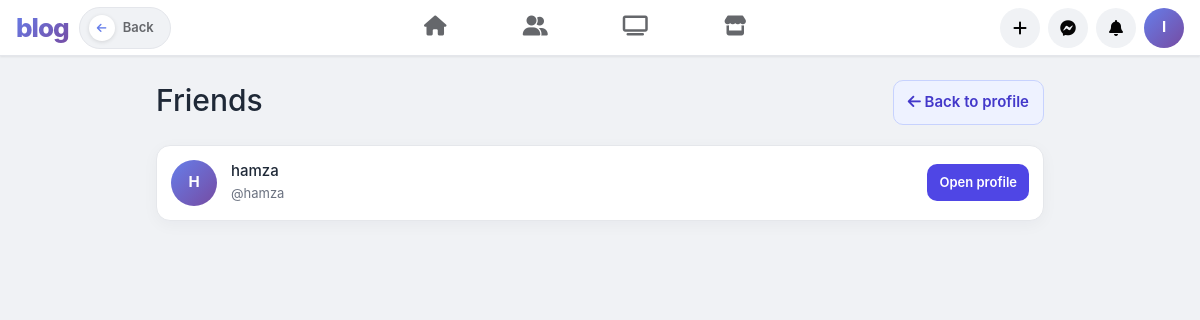
The page /friends/ (signed in) on the database as committed earlier.
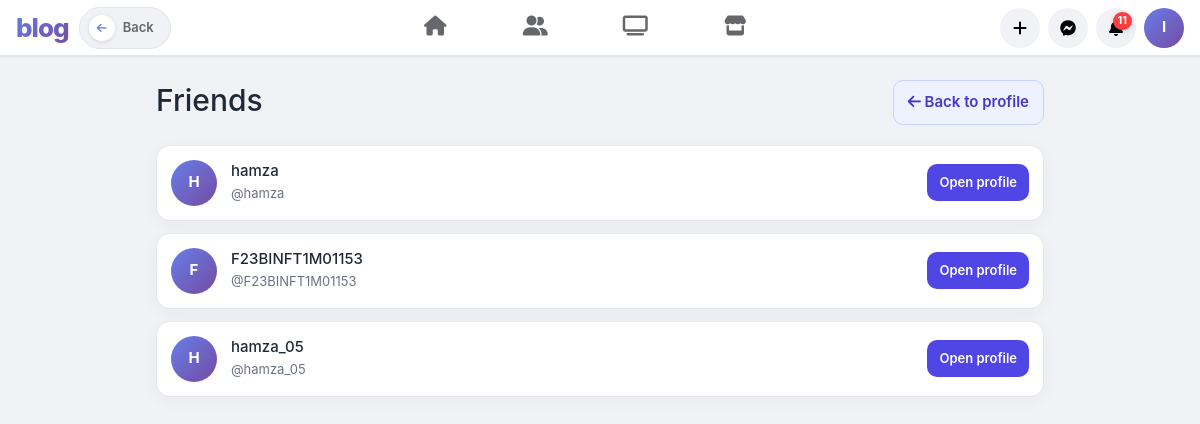
The same page on the database as committed later.
### blog/models.py (models this page shows)
class CustomUser(AbstractUser):
    email = models.EmailField(unique=True)

### blog/views.py (the view)
# urls.py: path("friends/", friends_list_view, name="friends_list"),
@login_required
def friends_list_view(request):
    following = CustomUser.objects.filter(
        followed_by_users__follower=request.user
    ).distinct()
    followers = CustomUser.objects.filter(
        following_users__following=request.user
    ).distinct()
    friends = following.intersection(followers)
    return render(request, "profile/friends_list.html", {"friends": friends})

### blog/context_processors.py (called while the page is built)
def notifications_badge(request):
    if request.user.is_authenticated:
        cache_key = f"unread_notifications_{request.user.id}"
        unread_count = cache.get(cache_key)
        if unread_count is None:
            unread_count = Notification.objects.filter(
                user=request.user, is_read=False
            ).count()
            cache.set(cache_key, unread_count, 30)
    else:
        unread_count = 0
    return {"unread_notifications_count": unread_count}

def navbar_context(request):
    cache_key = "all_categories_navbar"
    all_categories = cache.get(cache_key)
    if all_categories is None:
        all_categories = list(Category.objects.all().order_by("name"))
        cache.set(cache_key, all_categories, 3600)
    selected_category_ids = []
    if request.GET:
        selected_category_ids = [
            int(id) for id in request.GET.getlist("categories") if id and id != "all"
        ]
    return {
        "all_categories": all_categories,
        "selected_category_ids": selected_category_ids,
    }

### templates/profile/friends_list.html (shortened to what this page needs)
{% extends 'base.html' %}
{% block content %}
<div class="connections-page">
    <div class="connections-header">
        <div>
            <h1> Friends</h1>
        </div>
        <a href="{% url 'blog:profile' %}" class="back-btn">
            <i class="fas fa-arrow-left"></i> Back to profile
        </a>
    </div>
    {% if friends %}
        <div class="users-grid">
            {% for friend in friends %}
                <article class="user-card">
                    <div class="user-avatar">{{ friend.username|first|upper }}</div>
                    <div class="user-info">
                        <h3>{{ friend.get_full_name|default:friend.username }}</h3>
                        <p>@{{ friend.username }}</p>
                    </div>
                    <a href="{% if friend.id == request.user.id %}{% url 'blog:profile' %}{% else %}{% url 'blog:other_profile' friend.id %}{% endif %}" class="open-profile-btn">
                        Open profile
                    </a>
                </article>
            {% endfor %}
        </div>
    {% else %}
        <div class="empty-state">
            <i class="fas fa-users-slash"></i>
            <p>You don't have any friends yet. Start following people who follow you back!</p>
        </div>
    {% endif %}
</div>
{% endblock %}

### templates/base.html (shortened to what this page needs)
<!DOCTYPE html>
<html lang="en">
<head>
    <link rel="stylesheet" href="https://cdn.jsdelivr.net/npm/bootstrap@5.3.0/dist/css/bootstrap.min.css">
    <link rel="stylesheet" href="https://cdnjs.cloudflare.com/ajax/libs/font-awesome/6.4.0/css/all.min.css">
</head>
<body>
<nav class="fb-nav">
    <a href="{% url 'blog:filter_by_category' %}" class="fb-nav-brand">blog</a>
    <button onclick="history.back()" class="fb-back-btn" type="button" title="Go Back">
        <span class="back-icon"><i class="fas fa-arrow-left"></i></span>
        <span>Back</span>
    </button>
    <div class="fb-nav-tabs">
        <a href="{% url 'blog:home' %}"
           class="fb-nav-tab {% block nav_home %}{% endblock %}"
           title="Home">
            <i class="fas fa-home"></i>
        </a>
        <a href="{% url 'blog:friends_list' %}"
           class="fb-nav-tab {% block nav_friends %}{% endblock %}"
           title="Friends">
            <i class="fas fa-user-friends"></i>
        </a>
        <a href="#" class="fb-nav-tab" title="Watch"><i class="fas fa-tv"></i></a>
        <a href="#" class="fb-nav-tab" title="Marketplace"><i class="fas fa-store"></i></a>
    </div>
    <div class="fb-nav-actions">
        <a href="{% url 'blog:create_post' %}" class="fb-nav-btn" title="Create Post">
            <i class="fas fa-plus"></i>
        </a>
        <a href="#" class="fb-nav-btn" title="Messenger">
            <i class="fab fa-facebook-messenger"></i>
        </a>
        <a href="{% url 'blog:notifications_list' %}" class="fb-nav-btn" title="Notifications">
            <i class="fas fa-bell"></i>
            {% if unread_notifications_count and unread_notifications_count > 0 %}
                <span class="notification-badge">{% if unread_notifications_count > 99 %}99+{% else %}{{ unread_notifications_count }}{% endif %}</span>
            {% endif %}
        </a>
        <a href="{% url 'blog:profile' %}" class="fb-nav-avatar" title="Profile">
            {{ request.user.username|first|upper }}
        </a>
    </div>
</nav>
{% block content %}{% endblock %}
</body>
</html>

Rows that differ between the two databases and show on the page:
now on this page (row edited): CustomUser: username|first "F", get_full_name "F23BINFT1M01153", username "F23BINFT1M01153"
added CustomUser: username|first "H", get_full_name "hamza_05", username "hamza_05"
Other text that changed with them:
{{ unread_notifications_count }}: (not shown) → "11"
